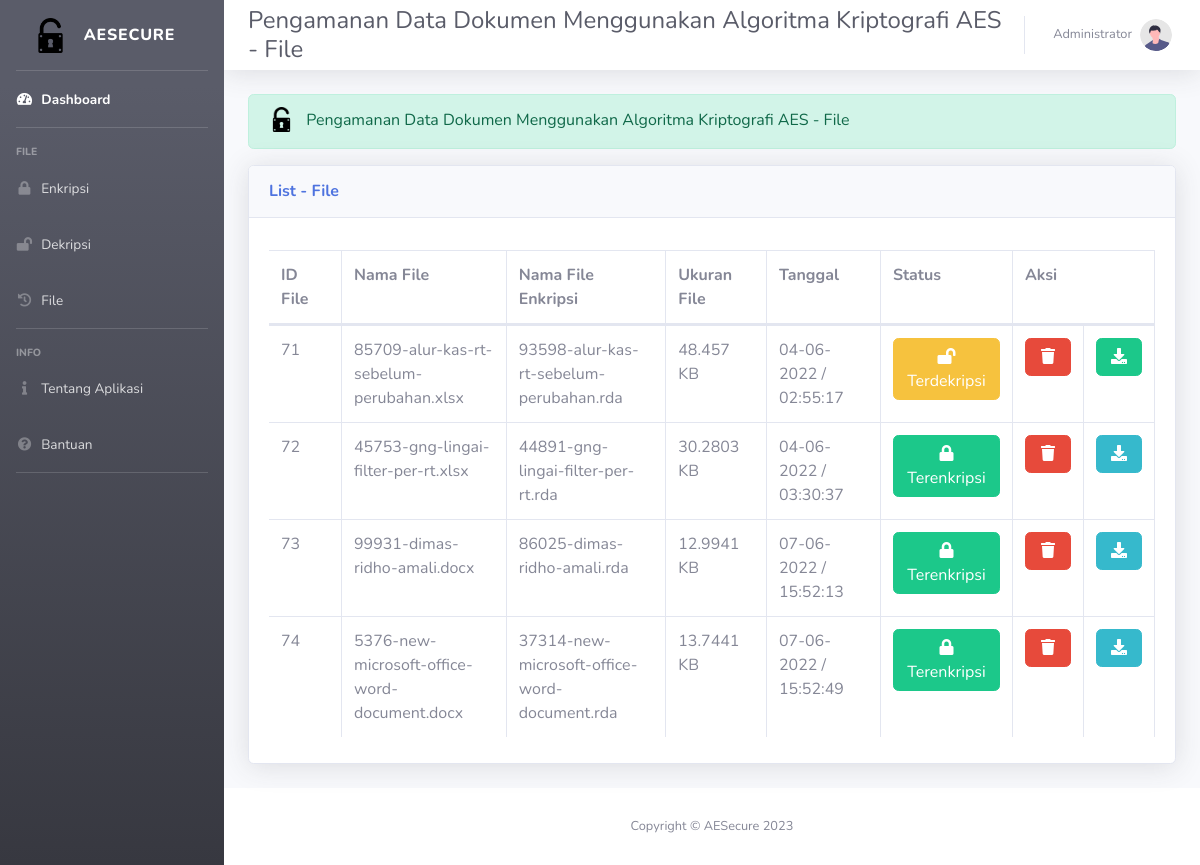
The page /dashboard/file.php (signed in) on the database its author committed.
### tables this page shows
CREATE TABLE `users` (
  `username` varchar(15) NOT NULL,
  `password` varchar(100) DEFAULT NULL,
  `fullname` varchar(50) DEFAULT NULL,
  `job_title` varchar(50) DEFAULT NULL,
  `join_date` timestamp NULL DEFAULT NULL,
  `last_activity` timestamp NULL DEFAULT NULL,
  `status` enum('1','2') DEFAULT NULL
);

CREATE TABLE `file` (
  `id_file` int(11) NOT NULL,
  `username` varchar(15) DEFAULT NULL,
  `file_name_source` varchar(255) DEFAULT NULL,
  `file_name_finish` varchar(255) DEFAULT NULL,
  `file_url` varchar(255) DEFAULT NULL,
  `file_size` float DEFAULT NULL,
  `password` varchar(16) DEFAULT NULL,
  `tgl_upload` timestamp NULL DEFAULT NULL,
  `status` enum('1','2') DEFAULT NULL,
  `keterangan` varchar(255) DEFAULT NULL
);

### dashboard/file.php (the view, shortened to what this page needs)
<?php
include('../config.php');
?>
<!DOCTYPE html>
<html>
<?php
$user = $_SESSION['username'];
$query = $mysqli->query("SELECT fullname,job_title,last_activity FROM users WHERE username='$user'");
$data = mysqli_fetch_array($query);
?>
<head>
  <link href="../vendor/fontawesome-free/css/all.min.css" rel="stylesheet" type="text/css">
  <link href="../assets/assets2/css/sb-admin-2.min.css" rel="stylesheet">
  <link href="../vendor/datatables/dataTables.bootstrap4.min.css" rel="stylesheet">
</head>
<body id="page-top">
  <div id="wrapper">
    <ul class="navbar-nav bg-gradient-dark sidebar sidebar-dark accordion" id="accordionSidebar">
      <a class="sidebar-brand d-flex align-items-center justify-content-center" href="../dashboard/index.php">
        <div class="sidebar-brand-icon">
          <img src="../assets/assets2/img/open-lock.png" width="35" height="35">
        </div>
        <div class="sidebar-brand-text mx-3">AESecure</div>
      </a>
      <hr class="sidebar-divider my-0">
      <li class="nav-item active">
        <a class="nav-link" href="../dashboard/index.php">
          <i class="fas fa-fw fa-tachometer-alt"></i>
          <span>Dashboard</span></a>
      </li>
      <hr class="sidebar-divider">
      <div class="sidebar-heading">
        File
      </div>
      <li class="nav-item">
        <a class="nav-link collapsed" href="enkripsi.php" aria-expanded="true">
          <i class="fas fa-fw fa-lock"></i>
          <span>Enkripsi</span>
        </a>
        <a class="nav-link collapsed" href="dekripsi.php" aria-expanded="true">
          <i class="fas fa-fw fa-lock-open"></i>
          <span>Dekripsi</span>
        </a>
        <a class="nav-link collapsed" href="file.php" aria-expanded="true">
          <i class="fas fa-fw fa-file"></i>
          <span>File</span>
        </a>
        <hr class="sidebar-divider">
      </li>
      <div class="sidebar-heading">
        Info
      </div>
      <li class="nav-item">
        <a class="nav-link collapsed" href="tentang.php" aria-expanded="true">
          <i class="fas fa-fw fa-info"></i>
          <span>Tentang Aplikasi</span>
        </a>
        <a class="nav-link collapsed" href="bantuan.php" aria-expanded="true">
          <i class="fas fa-fw fa-question-circle"></i>
          <span>Bantuan</span>
        </a>
        <hr class="sidebar-divider">
      </li>
    </ul>
    <div id="content-wrapper" class="d-flex flex-column">
      <div id="content">
        <nav class="navbar navbar-expand navbar-light bg-white topbar mb-4 static-top shadow">
          <h1 class="h4 mb-0 ml-2 text-gray-800">Pengamanan Data Dokumen Menggunakan Algoritma Kriptografi AES - File</h1>
          <ul class="navbar-nav ml-auto">
            <li class="nav-item dropdown no-arrow">
              <a class="nav-link dropdown-toggle" href="#" id="userDropdown" role="button" data-toggle="dropdown" aria-haspopup="true" aria-expanded="false">
                <span class="mr-2 d-none d-lg-inline text-gray-600 small"><?php echo $data['fullname']; ?></span>
                <img class="img-profile rounded-circle" src="../img/undraw_profile.svg">
              </a>
            </li>
          </ul>
        </nav>
        <div class="container-fluid">
          <div class="alert alert-success" role="alert">
            <i><img src="../assets/assets2/img/open-lock.png" class="mb-1 mr-2" width="25"></i>
            Pengamanan Data Dokumen Menggunakan Algoritma Kriptografi AES - File
          </div>
          <div class="card shadow mb-4">
            <div class="card-header py-3">
              <h6 class="m-0 font-weight-bold text-primary">List - File</h6>
            </div>
            <div class="card-body">
              <div class="table-responsive">
                <table class="table table-bordered" id="dataTable" width="100%" cellspacing="0">
                  <table class="table table-bordered" id="file" width="100%" cellspacing="0">
                    <thead>
                      <tr>
                        <td><strong>ID File</strong></td>
                        <td><strong>Nama File</strong></td>
                        <td><strong>Nama File Enkripsi</strong></td>
                        <td><strong>Ukuran File</strong></td>
                        <td><strong>Tanggal</strong></td>
                        <td><strong>Status</strong></td>
                        <td colspan="2"><strong>Aksi</strong></td>
                      </tr>
                    </thead>
                    <tbody>
                      <?php
                      $query = $mysqli->query("SELECT * FROM file");
                      while ($data = mysqli_fetch_array($query)) { ?>
                        <tr>
                          <td><?php echo $data['id_file']; ?></td>
                          <td><?php echo $data['file_name_source']; ?></td>
                          <td><?php echo $data['file_name_finish']; ?></td>
                          <td><?php echo $data['file_size']; ?> KB</td>
                          <td><?php echo date('d-m-Y / H:i:s', strtotime($data['tgl_upload'])) ?></td>
                          <?php
                          if ($data['status'] == 1) { ?>
                            <td class="text-center"><a href="#" class="btn btn-success"><i class="fas fa-fw fa-lock"></i>Terenkripsi</a></td>
                          <?php } else if ($data['status'] == 2) { ?>
                            <td class="text-center"><a href="#" class="btn btn-warning"><i class="fas fa-fw fa-lock-open"></i>Terdekripsi</a></td>
                          <?php } else { ?>
                            <td class="text-center"><a href="#" class="btn btn-info"><i class="fas fa-fw fa-lock">No Status</a></td>
                          <?php } ?>
                          <td class="text-center">
                            <?php
                            $a = $data['id_file'];
                            echo '<a href="hapus_file.php?id_file=' . $a . '" onclick="return confirm(`Anda yakin ingin menghapus ini ?`)" class="btn btn-danger"><i class="fas fa-fw fa-trash"></i></a>';
                            ?>
                          </td>
                          <td class="text-center">
                            <?php
                            if ($data['status'] == 1) { ?>
                              <a href="download.php?file_name_finish=<?= $data['file_name_finish'] ?>" class="btn btn-info"><i class="fas fa-fw fa-download"></i></a>
                            <?php } elseif ($data['status'] == 2) { ?>
                              <a href="download2.php?file_name_source=<?= $data['file_name_source'] ?>" class="btn btn-success"><i class="fas fa-fw fa-download"></i></a>
                            <?php } ?>
                          </td>
                        </tr>
                      <?php
                      } ?>
                    </tbody>
                  </table>
              </div>
            </div>
          </div>
        </div>
      </div>
      <footer class="sticky-footer bg-white">
        <div class="container my-auto">
          <div class="copyright text-center my-auto">
            <span>Copyright &copy; AESecure 2023</span>
          </div>
        </div>
      </footer>
    </div>
</body>
</html>

### rows shown on the page
users: fullname "Administrator"
file: id_file "71", file_name_source "85709-alur-kas-rt-sebelum-perubahan.xlsx", file_name_finish "93598-alur-kas-rt-sebelum-perubahan.rda", file_size "48.457", tgl_upload "04-06-2022 / 02:55:17", status "2" (drawn)
file: id_file "72", file_name_source "45753-gng-lingai-filter-per-rt.xlsx", file_name_finish "44891-gng-lingai-filter-per-rt.rda", file_size "30.2803", tgl_upload "04-06-2022 / 03:30:37", status "1" (drawn)
file: id_file "73", file_name_source "99931-dimas-ridho-amali.docx", file_name_finish "86025-dimas-ridho-amali.rda", file_size "12.9941", tgl_upload "07-06-2022 / 15:52:13", status "1" (drawn)
file: id_file "74", file_name_source "5376-new-microsoft-office-word-document.docx", file_name_finish "37314-new-microsoft-office-word-document.rda", file_size "13.7441", tgl_upload "07-06-2022 / 15:52:49", status "1" (drawn)
